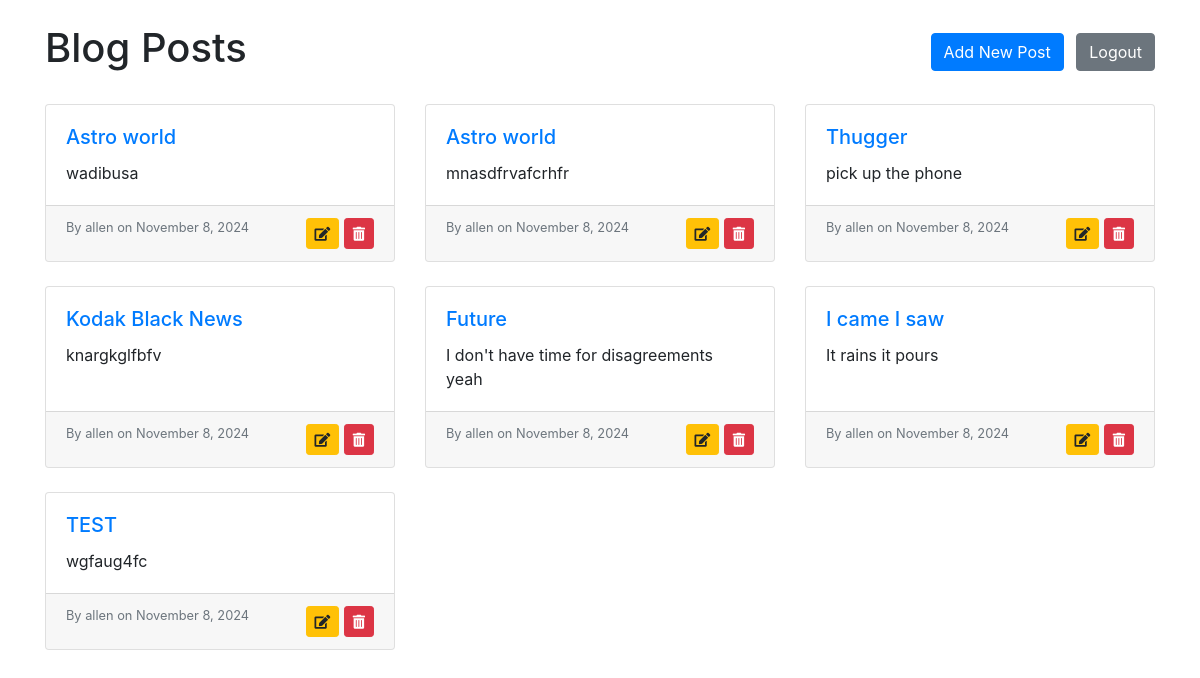
The app's page / (signed in), older data.
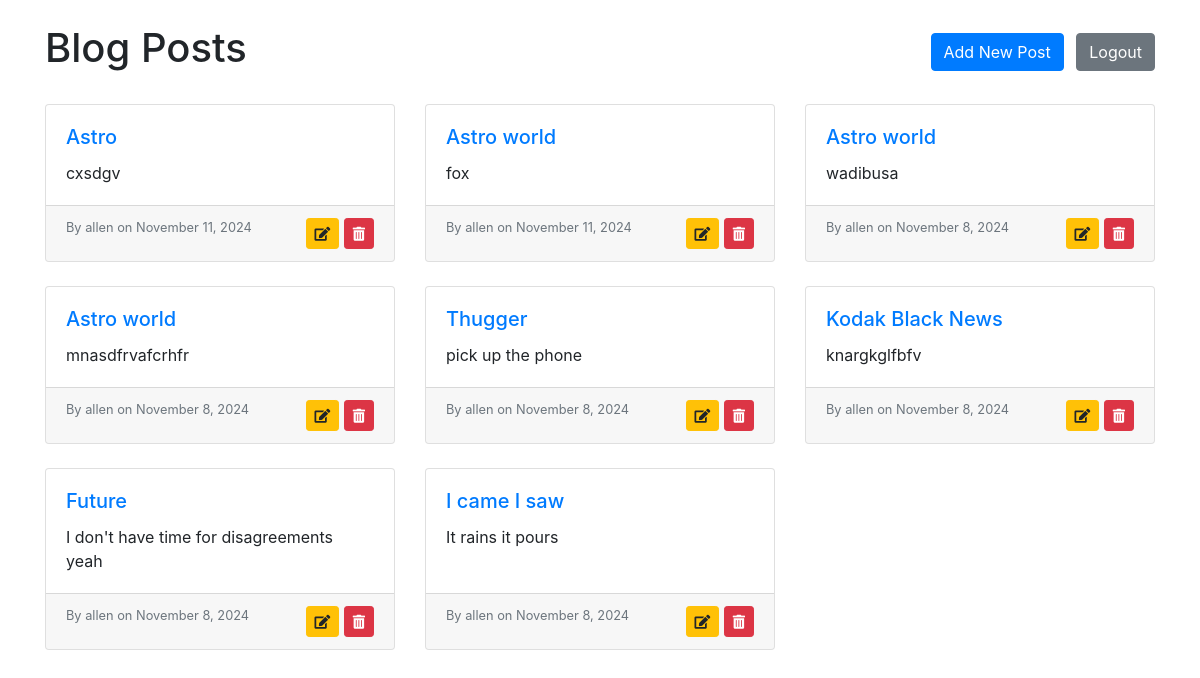
The same page, newer data.
### blog_app/models.py (models this page shows, shortened)
class Post(models.Model):
    title = models.CharField(max_length=200)
    content = models.TextField()    # Links to the User model
    author = models.ForeignKey(User, on_delete=models.CASCADE)
    created_at = models.DateTimeField(auto_now_add=True)  # Automatically sets on creation
    updated_at = models.DateTimeField(auto_now_add=True)  # Automatically updates on modification

### blog_app/views.py (the view)
# urls.py: path('', views.post_list, name='post_list'),    # Homepage URL
def post_list(request):
    posts = Post.objects.all().order_by('-created_at')  #Get all posts, ordered by  creation date (newest first)
    return render(request, 'blog/post_list.html', {'posts':posts})

### blog_app/templates/blog/post_list.html (shortened to what this page needs)
<!DOCTYPE html>
<html lang="en">
<head>
    <link href="https://stackpath.bootstrapcdn.com/bootstrap/4.5.2/css/bootstrap.min.css" rel="stylesheet">
    <link rel="stylesheet" href="https://cdnjs.cloudflare.com/ajax/libs/font-awesome/5.15.4/css/all.min.css">
</head>
<body>
    <div class="container my-4">
        <div class="d-flex justify-content-between align-items-center mb-4">
            <h1>Blog Posts</h1>
            <div>
                {% if user.is_authenticated %}
                    <a href="{% url 'new_post' %}" class="btn btn-primary">Add New Post</a>
                    <form action="{% url 'logout' %}" method="post" style="display:inline;">
                        <button type="submit" class="btn btn-secondary ml-2">Logout</button>
                    </form>
                {% else %}
                    <a href="{% url 'login' %}" class="btn btn-primary">Login</a>
                {% endif %}
            </div>
        </div>
        {% if posts %}
            <div class="row">
                {% for post in posts %}
                    <div class="col-md-6 col-lg-4 mb-4">
                        <div class="card h-100">
                            <div class="card-body">
                                <h5 class="card-title">
                                    <a href="{% url 'post_detail' post.pk %}">{{ post.title }}</a>
                                </h5>
                                <p class="card-text">{{ post.content|truncatewords:20 }}</p>
                            </div>
                            <div class="card-footer d-flex justify-content-between">
                                <small class="text-muted">By {{ post.author }} on {{ post.created_at|date:"F j, Y" }}</small>
                                <div>
                                    <a href="{% url 'edit_post' post.pk %}" class="btn btn-warning btn-sm" title="Edit">
                                        <i class="fas fa-edit"></i>
                                    </a>
                                    <form action="{% url 'delete_post' post.pk %}" method="post" style="display:inline;" class="delete-form">
                                        <button type="submit" class="btn btn-danger btn-sm" title="Delete" onclick="return confirmDelete();">
                                            <i class="fas fa-trash-alt"></i>
                                        </button>
                                    </form>
                                </div>
                            </div>
                        </div>
                    </div>
                {% endfor %}
            </div>
        {% else %}
            <p>No posts available. Click "Add New Post" to get started.</p>
        {% endif %}
    </div>
</body>
</html>

Row changes from the older to the newer data that the page shows:
removed Post: title "TEST", content "wgfaug4fc", author "allen", created_at "November 8, 2024"
added Post: title "Astro", content "cxsdgv", author "allen", created_at "November 11, 2024"
added Post: title "Astro world", content "fox", author "allen", created_at "November 11, 2024"
